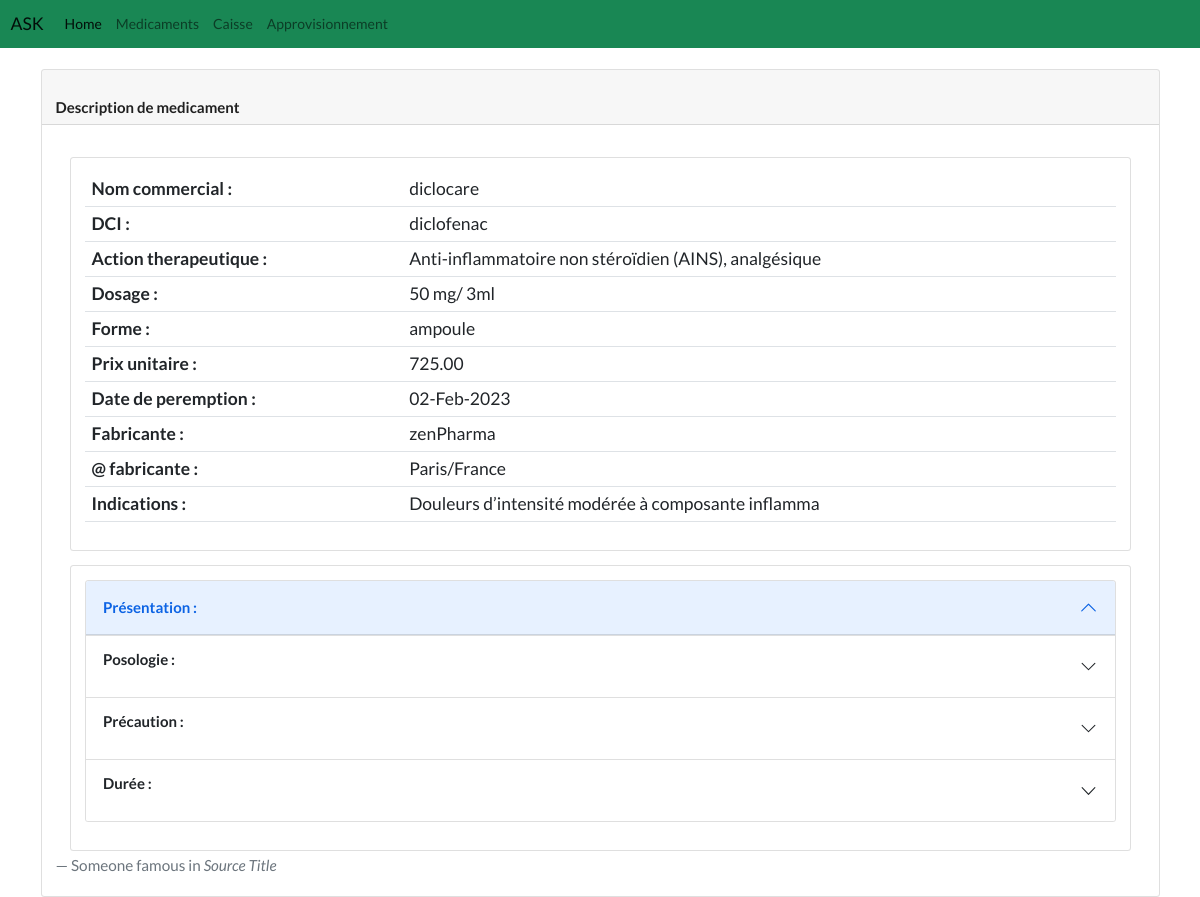
/medicament/detail/2, run on the app's committed database.
### medicament/models.py (models this page shows, shortened)
class Medicament(models.Model):
    medicament_code = models.CharField(max_length=100)
    nom_commercial = models.CharField(max_length=250)
    dosage = models.CharField(max_length=50)
    forme = models.CharField(max_length=100)
    quantite = models.IntegerField(max_length=20, null=True, blank=True)
    prix_unitaire = models.DecimalField(max_digits=7, decimal_places=2)
    numero_lot = models.CharField(max_length=250, blank=True)
    date_peremption = models.DateField(auto_now=False, auto_now_add=False)
    nom_fabricant = models.TextField(null=True, blank=True)
    addresse_fabricant = models.TextField(null=True, blank=True)
    date_added = models.DateTimeField(default = timezone.now)
    date_created = models.DateField(auto_now = True)
    liste = models.ForeignKey(Liste, null=True, blank=True, on_delete=models.CASCADE)
    dci = models.ForeignKey(Dci, on_delete=models.CASCADE)

class Dci(models.Model):
    nom = models.CharField(max_length=100)
    action_therapeutique = models.CharField(max_length=250)
    indications = models.CharField(max_length=50)
    presentation = models.CharField(max_length=250)
    posologie = models.CharField(max_length=250)
    duree = models.CharField(max_length=250)
    precautions = models.TextField(null=True, blank=True)
    remarques = models.TextField(null=True, blank=True)
    sous_categorie = models.ForeignKey(SousCategorie, on_delete=models.CASCADE)

### medicament/views.py (the view)
# urls.py: path('detail/<medicament_id>', views.detail_medicament, name='medicament-detail'),
def detail_medicament(request, medicament_id):
    medicament = Medicament.objects.get(pk=medicament_id)
    return render(request, 'medicament/detail_medicament.html', {
		'medicament': medicament,
	})

### medicament/templates/medicament/detail_medicament.html (shortened to what this page needs)
{% extends "base.html" %}
    {% block Content %}
    <div class="card mb-4">
        <div class="card-header">
            <h4 class="card-title pt-4"> Description de medicament </h4>
        </div>
        <div class="card-body">
          <blockquote class="blockquote mb-2">
            <p>
            <div class="card m-3">
                <div class="card-body">
                    <table class="table">
                        <tbody>
                        <tr>
                            <th scope="row">Nom commercial :</th>
                            <td >{{ medicament.nom_commercial }} </td>
                        </tr>
                        <tr>
                            <th scope="row">DCI :</th>
                            <td>{{ medicament.dci.nom }}</td>
                        </tr>
                        <tr>
                            <th scope="row">Action therapeutique :</th>
                            <td>{{ medicament.dci.action_therapeutique }}</td>
                        </tr>
                        <tr>
                            <th scope="row">Dosage :</th>
                            <td>{{ medicament.dosage }}</td>
                        </tr>
                        <tr>
                            <th scope="row">Forme :</th>
                            <td>{{ medicament.forme }}</td>
                        </tr>
                        <tr>
                            <th scope="row">Prix unitaire :</th>
                            <td>{{ medicament.prix_unitaire }}</td>
                        </tr>
                        <tr>
                            <th scope="row">Date de peremption :</th>
                            <td>{{ medicament.date_peremption|date:"d-M-Y"  }}</td>
                        </tr>
                        <tr>
                            <th scope="row">Fabricante :</th>
                            <td>{{ medicament.nom_fabricant }} </td>
                        </tr>
                        <tr>
                            <th scope="row">@ fabricante :</th>
                            <td>{{ medicament.addresse_fabricant }}</td>
                        </tr>
                        <tr>
                            <th scope="row">Indications :</th>
                            <td>{{ medicament.dci.indications }}</td>
                        </tr>
                        </tbody>
                    </table>
                </div>
            </div>
            <div class="card m-3">
                <div class="card-body">
                    <table class="table">
                        <tbody>
                              <div class="accordion" id="accordionPanelsStayOpenExample">
                                <div class="accordion-item">
                                  <h2 class="accordion-header" id="panelsStayOpen-headingOne">
                                    <button class="accordion-button" type="button" data-bs-toggle="collapse" data-bs-target="#panelsStayOpen-collapseOne" aria-expanded="false" aria-controls="panelsStayOpen-collapseOne">
                                        <b><h4  scope="row">Présentation :<h4> </b>
                                    </button>
                                  </h2>
                                </div>
                                <div class="accordion-item">
                                  <h2 class="accordion-header" id="panelsStayOpen-headingTwo">
                                    <button class="accordion-button collapsed" type="button" data-bs-toggle="collapse" data-bs-target="#panelsStayOpen-collapseTwo" aria-expanded="false" aria-controls="panelsStayOpen-collapseTwo">
                                        <h4  scope="row">Posologie :<h4>
                                    </button>
                                  </h2>
                                </div>
                                <div class="accordion-item">
                                  <h2 class="accordion-header" id="panelsStayOpen-headingThree">
                                    <button class="accordion-button collapsed" type="button" data-bs-toggle="collapse" data-bs-target="#panelsStayOpen-collapseThree" aria-expanded="false" aria-controls="panelsStayOpen-collapseThree">
                                        <h4  scope="row">Précaution :<h4>
                                    </button>
                                  </h2>
                                </div>
                                <div class="accordion-item">
                                    <h2 class="accordion-header" id="panelsStayOpen-headingFor">
                                      <button class="accordion-button collapsed" type="button" data-bs-toggle="collapse" data-bs-target="#panelsStayOpen-collapseFor" aria-expanded="false" aria-controls="panelsStayOpen-collapseFor">
                                          <h4  scope="row">Durée :<h4>
                                      </button>
                                    </h2>
                                  </div>
                              </div>
                        </tbody>
                    </table>
                </div>
            </div>
          </p>
            <footer class="blockquote-footer">Someone famous in <cite title="Source Title">Source Title</cite></footer>
          </blockquote>
        </div>
    </div>
    {% endblock Content %}

### data on the page
Medicament: nom_commercial "diclocare", dci.nom "diclofenac", dci.action_therapeutique "Anti-inflammatoire non stéroïdien (AINS), analgésique", dosage "50 mg/ 3ml", forme "ampoule", prix_unitaire "725.00", date_peremption "02-Feb-2023", nom_fabricant "zenPharma", addresse_fabricant "Paris/France", dci.indications "Douleurs d’intensité modérée à composante inflamma"
